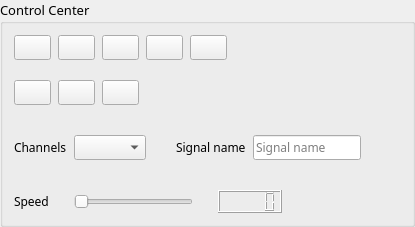
           <widget class="QGroupBox" name="groupBox">
            <property name="maximumSize">
             <size>
              <width>16777215</width>
              <height>300</height>
             </size>
            </property>
            <property name="font">
             <font>
              <family>Yu Gothic UI Semibold</family>
              <pointsize>10</pointsize>
             </font>
            </property>
            <property name="title">
             <string>Control Center</string>
            </property>
            <layout class="QGridLayout" name="gridLayout_65">
             <item row="0" column="0">
              <layout class="QGridLayout" name="gridLayout_56">
               <property name="verticalSpacing">
                <number>30</number>
               </property>
               <item row="0" column="0">
                <layout class="QGridLayout" name="gridLayout_57">
                 <property name="verticalSpacing">
                  <number>20</number>
                 </property>
                 <item row="0" column="0">
                  <layout class="QGridLayout" name="gridLayout_58">
                   <property name="horizontalSpacing">
                    <number>7</number>
                   </property>
                   <item row="0" column="1">
                    <widget class="QPushButton" name="pushButton_R_rewind">
                     <property name="font">
                      <font>
                       <family>Yu Gothic UI Semibold</family>
                       <pointsize>9</pointsize>
                      </font>
                     </property>
                     <property name="toolTip">
                      <string>Rewind</string>
                     </property>
                     <property name="text">
                      <string/>
                     </property>
                     <property name="icon">
                      <iconset>
                       <normaloff>C:/Users/sarah/Pictures/Ui icons/rewind icon.png</normaloff>C:/Users/sarah/Pictures/Ui icons/rewind icon.png</iconset>
                     </property>
                     <property name="iconSize">
                      <size>
                       <width>30</width>
                       <height>25</height>
                      </size>
                     </property>
                    </widget>
                   </item>
                   <item row="0" column="5">
                    <spacer name="horizontalSpacer_25">
                     <property name="orientation">
                      <enum>Qt::Horizontal</enum>
                     </property>
                     <property name="sizeHint" stdset="0">
                      <size>
                       <width>40</width>
                       <height>20</height>
                      </size>
                     </property>
                    </spacer>
                   </item>
                   <item row="0" column="4">
                    <widget class="QPushButton" name="pushButton_R_zoomOut">
                     <property name="font">
                      <font>
                       <family>Yu Gothic UI Semibold</family>
                       <pointsize>9</pointsize>
                      </font>
                     </property>
                     <property name="toolTip">
                      <string>Zoom out</string>
                     </property>
                     <property name="text">
                      <string/>
                     </property>
                     <property name="icon">
                      <iconset>
                       <normaloff>C:/Users/sarah/Pictures/Ui icons/zoom out icon.png</normaloff>C:/Users/sarah/Pictures/Ui icons/zoom out icon.png</iconset>
                     </property>
                     <property name="iconSize">
                      <size>
                       <width>30</width>
                       <height>25</height>
                      </size>
                     </property>
                    </widget>
                   </item>
                   <item row="0" column="3">
                    <widget class="QPushButton" name="pushButton_R_zoomIn">
                     <property name="font">
                      <font>
                       <family>Yu Gothic UI Semibold</family>
                       <pointsize>9</pointsize>
                      </font>
                     </property>
                     <property name="toolTip">
                      <string>Zoom in</string>
                     </property>
                     <property name="text">
                      <string/>
                     </property>
                     <property name="icon">
                      <iconset>
                       <normaloff>C:/Users/sarah/Pictures/Ui icons/zoom in icon.png</normaloff>C:/Users/sarah/Pictures/Ui icons/zoom in icon.png</iconset>
                     </property>
                     <property name="iconSize">
                      <size>
                       <width>30</width>
                       <height>25</height>
                      </size>
                     </property>
                    </widget>
                   </item>
                   <item row="0" column="0">
                    <widget class="QPushButton" name="pushButton_R_playPause">
                     <property name="font">
                      <font>
                       <family>Yu Gothic UI Semibold</family>
                       <pointsize>9</pointsize>
                      </font>
                     </property>
                     <property name="toolTip">
                      <string>Play/Pause</string>
                     </property>
                     <property name="text">
                      <string/>
                     </property>
                     <property name="icon">
                      <iconset>
                       <normaloff>C:/Users/sarah/Pictures/Ui icons/play-pause icon.png</normaloff>C:/Users/sarah/Pictures/Ui icons/play-pause icon.png</iconset>
                     </property>
                     <property name="iconSize">
                      <size>
                       <width>30</width>
                       <height>25</height>
                      </size>
                     </property>
                    </widget>
                   </item>
                   <item row="0" column="2">
                    <widget class="QPushButton" name="pushButton_R_stop">
                     <property name="font">
                      <font>
                       <family>Yu Gothic UI Semibold</family>
                       <pointsize>9</pointsize>
                      </font>
                     </property>
                     <property name="toolTip">
                      <string>Stop</string>
                     </property>
                     <property name="text">
                      <string/>
                     </property>
                     <property name="icon">
                      <iconset>
                       <normaloff>C:/Users/sarah/Pictures/Ui icons/stop icon.png</normaloff>C:/Users/sarah/Pictures/Ui icons/stop icon.png</iconset>
                     </property>
                     <property name="iconSize">
                      <size>
                       <width>30</width>
                       <height>25</height>
                      </size>
                     </property>
                     <property name="shortcut">
                      <string>Ctrl+R</string>
                     </property>
                    </widget>
                   </item>
                  </layout>
                 </item>
                 <item row="1" column="0">
                  <layout class="QGridLayout" name="gridLayout_59">
                   <property name="horizontalSpacing">
                    <number>7</number>
                   </property>
                   <item row="0" column="1">
                    <widget class="QPushButton" name="pushButton_move_plot_R">
                     <property name="font">
                      <font>
                       <family>Yu Gothic UI Semibold</family>
                       <pointsize>9</pointsize>
                      </font>
                     </property>
                     <property name="toolTip">
                      <string>Move to the other graph</string>
                     </property>
                     <property name="text">
                      <string/>
                     </property>
                     <property name="icon">
                      <iconset>
                       <normaloff>C:/Users/sarah/Pictures/Ui icons/move to Left icon.png</normaloff>C:/Users/sarah/Pictures/Ui icons/move to Left icon.png</iconset>
                     </property>
                     <property name="iconSize">
                      <size>
                       <width>30</width>
                       <height>25</height>
                      </size>
                     </property>
                    </widget>
                   </item>
                   <item row="0" column="3">
                    <spacer name="horizontalSpacer_8">
                     <property name="orientation">
                      <enum>Qt::Horizontal</enum>
                     </property>
                     <property name="sizeHint" stdset="0">
                      <size>
                       <width>40</width>
                       <height>20</height>
                      </size>
                     </property>
                    </spacer>
                   </item>
                   <item row="0" column="2">
                    <widget class="QPushButton" name="pushButton_R_color">
                     <property name="font">
                      <font>
                       <family>Yu Gothic UI Semibold</family>
                       <pointsize>9</pointsize>
                      </font>
                     </property>
                     <property name="toolTip">
                      <string>Pick a color for the channel</string>
                     </property>
                     <property name="text">
                      <string/>
                     </property>
                     <property name="icon">
                      <iconset>
                       <normaloff>C:/Users/sarah/Pictures/Ui icons/colors icon.png</normaloff>C:/Users/sarah/Pictures/Ui icons/colors icon.png</iconset>
                     </property>
                     <property name="iconSize">
                      <size>
                       <width>30</width>
                       <height>25</height>
                      </size>
                     </property>
                    </widget>
                   </item>
                   <item row="0" column="0">
                    <widget class="QPushButton" name="pushButton_R_take_snapshot">
                     <property name="font">
                      <font>
                       <family>Yu Gothic UI Semibold</family>
                       <pointsize>9</pointsize>
                      </font>
                     </property>
                     <property name="toolTip">
                      <string>Take a snapshot of the graph</string>
                     </property>
                     <property name="text">
                      <string/>
                     </property>
                     <property name="icon">
                      <iconset>
                       <normaloff>C:/Users/sarah/Pictures/Ui icons/snapshot icon.png</normaloff>C:/Users/sarah/Pictures/Ui icons/snapshot icon.png</iconset>
                     </property>
                     <property name="iconSize">
                      <size>
                       <width>30</width>
                       <height>25</height>
                      </size>
                     </property>
                     <property name="shortcut">
                      <string>Ctrl+Y</string>
                     </property>
                    </widget>
                   </item>
                  </layout>
                 </item>
                </layout>
               </item>
               <item row="1" column="0">
                <layout class="QGridLayout" name="gridLayout_60">
                 <property name="verticalSpacing">
                  <number>30</number>
                 </property>
                 <item row="0" column="0">
                  <layout class="QGridLayout" name="gridLayout_61">
                   <property name="horizontalSpacing">
                    <number>30</number>
                   </property>
                   <item row="0" column="0">
                    <layout class="QGridLayout" name="gridLayout_62">
                     <property name="horizontalSpacing">
                      <number>7</number>
                     </property>
                     <item row="0" column="0">
                      <widget class="QLabel" name="label_R_channels">
                       <property name="font">
                        <font>
                         <family>Yu Gothic UI Semibold</family>
                         <pointsize>9</pointsize>
                        </font>
                       </property>
                       <property name="text">
                        <string>Channels</string>
                       </property>
                      </widget>
                     </item>
                     <item row="0" column="1">
                      <widget class="QComboBox" name="comboBox_R_channels">
                       <property name="font">
                        <font>
                         <family>Yu Gothic UI Semibold</family>
                         <pointsize>9</pointsize>
                        </font>
                       </property>
                       <property name="toolTip">
                        <string>Choose a channel</string>
                       </property>
                      </widget>
                     </item>
                    </layout>
                   </item>
                   <item row="0" column="1">
                    <layout class="QGridLayout" name="gridLayout_63">
                     <property name="horizontalSpacing">
                      <number>7</number>
                     </property>
                     <item row="0" column="0">
                      <widget class="QLabel" name="label_R_editLabel">
                       <property name="font">
                        <font>
                         <family>Yu Gothic UI Semibold</family>
                         <pointsize>9</pointsize>
                        </font>
                       </property>
                       <property name="text">
                        <string>Signal name</string>
                       </property>
                      </widget>
                     </item>
                     <item row="0" column="1">
                      <widget class="QLineEdit" name="lineEdit_R_editLabel">
                       <property name="sizePolicy">
                        <sizepolicy hsizetype="Preferred" vsizetype="Fixed">
                         <horstretch>0</horstretch>
                         <verstretch>0</verstretch>
                        </sizepolicy>
                       </property>
                       <property name="font">
                        <font>
                         <family>Yu Gothic UI Semibold</family>
                         <pointsize>9</pointsize>
                        </font>
                       </property>
                       <property name="toolTip">
                        <string>Type the signal name</string>
                       </property>
                       <property name="placeholderText">
                        <string>Signal name</string>
                       </property>
                      </widget>
                     </item>
                     <item row="0" column="2">
                      <spacer name="horizontalSpacer_26">
                       <property name="orientation">
                        <enum>Qt::Horizontal</enum>
                       </property>
                       <property name="sizeHint" stdset="0">
                        <size>
                         <width>40</width>
                         <height>20</height>
                        </size>
                       </property>
                      </spacer>
                     </item>
                    </layout>
                   </item>
                  </layout>
                 </item>
                 <item row="1" column="0">
                  <layout class="QGridLayout" name="gridLayout_64">
                   <property name="horizontalSpacing">
                    <number>25</number>
                   </property>
                   <item row="0" column="0">
                    <widget class="QLabel" name="label_R_speed">
                     <property name="font">
                      <font>
                       <family>Yu Gothic UI Semibold</family>
                       <pointsize>9</pointsize>
                      </font>
                     </property>
                     <property name="text">
                      <string>Speed</string>
                     </property>
                    </widget>
                   </item>
                   <item row="0" column="3">
                    <spacer name="horizontalSpacer_12">
                     <property name="orientation">
                      <enum>Qt::Horizontal</enum>
                     </property>
                     <property name="sizeHint" stdset="0">
                      <size>
                       <width>40</width>
                       <height>20</height>
                      </size>
                     </property>
                    </spacer>
                   </item>
                   <item row="0" column="2">
                    <widget class="QLCDNumber" name="lcdNumber_R">
                     <property name="toolTip">
                      <string>Signal speed</string>
                     </property>
                    </widget>
                   </item>
                   <item row="0" column="1">
                    <widget class="QSlider" name="horizontalSlider_R_speed">
                     <property name="toolTip">
                      <string>Change signal speed</string>
                     </property>
                     <property name="maximum">
                      <number>200</number>
                     </property>
                     <property name="orientation">
                      <enum>Qt::Horizontal</enum>
                     </property>
                    </widget>
                   </item>
                  </layout>
                 </item>
                </layout>
               </item>
              </layout>
             </item>
            </layout>
           </widget>
